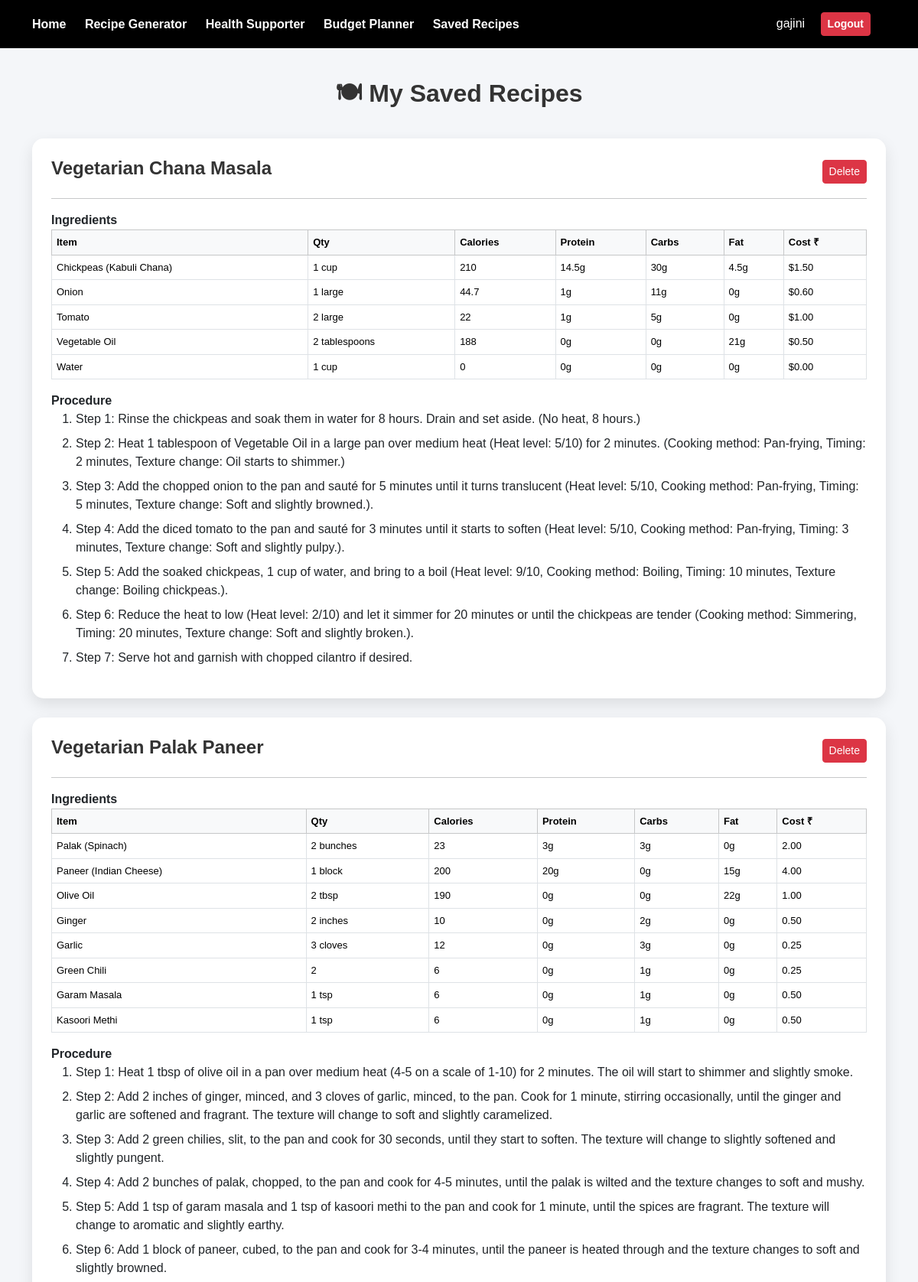
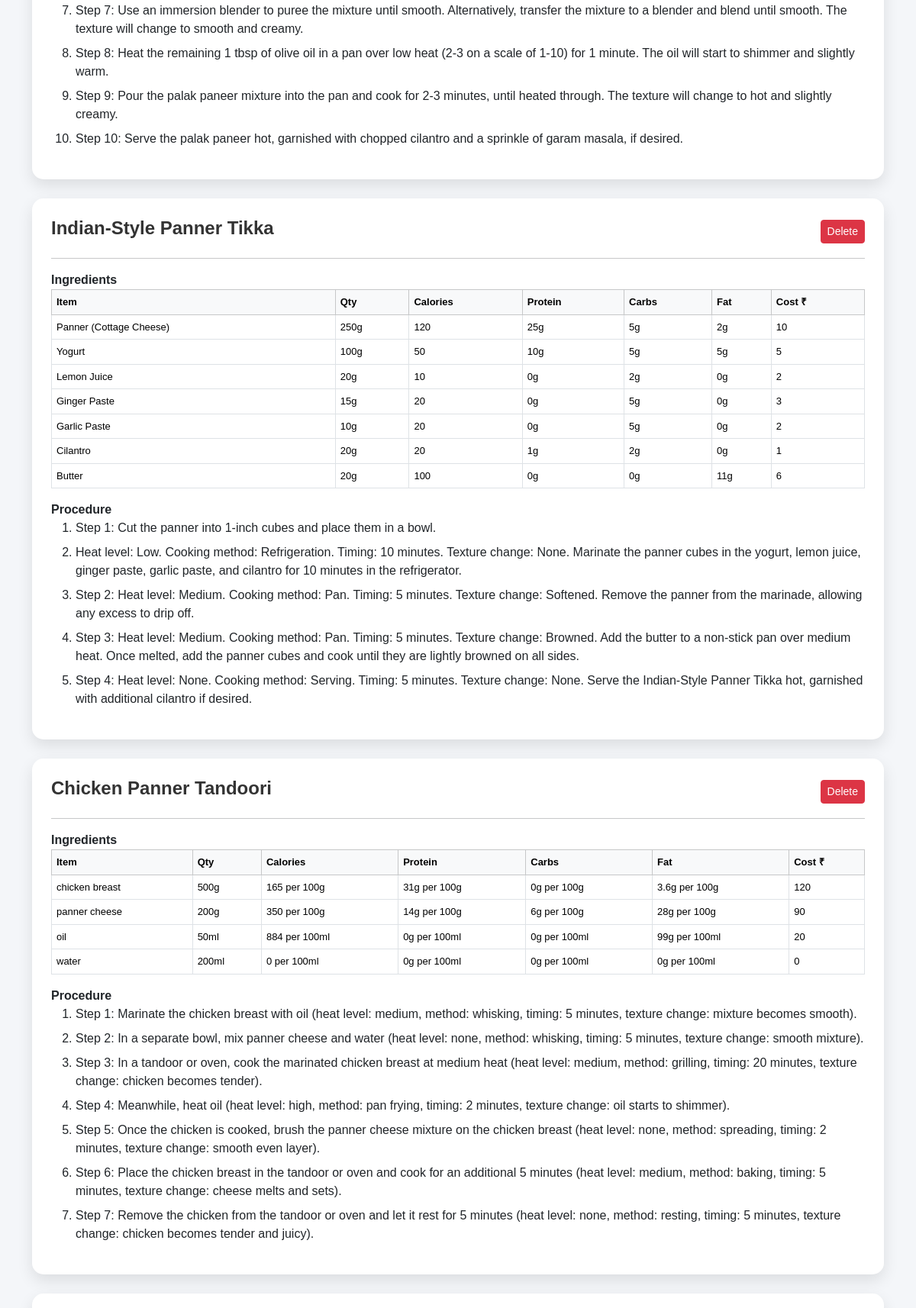
Screenshot of /recipes/my_recipes/ (signed in, upper part) with the database file from the repository (2 pictures, top to bottom).
### recipes/models.py (models this page shows, shortened)
class Recipe(models.Model):
    user = models.ForeignKey(User, on_delete=models.CASCADE)
    title = models.CharField(max_length=200)
    ingredients = models.TextField()
    generated_recipe = models.TextField()
    created_at = models.DateTimeField(auto_now_add=True)

### recipes/views.py (the view)
# urls.py: path("my_recipes/", views.my_recipes, name="saved_recipes"),
@login_required
def my_recipes(request):
    recipes = Recipe.objects.filter(
        user=request.user
    ).order_by("-created_at")
    for r in recipes:
        try:
            r.parsed_recipe = json.loads(r.generated_recipe)
        except:
            r.parsed_recipe = None
    return render(request, "recipes/my_recipes.html", {
        "recipes": recipes
    })

### recipes/templates/recipes/my_recipes.html (shortened to what this page needs)
<!DOCTYPE html>
<html>
<head>
    <link href="https://cdn.jsdelivr.net/npm/bootstrap@5.3.2/dist/css/bootstrap.min.css" rel="stylesheet">
</head>
<body>
<nav class="navbar p-3">
    <div class="container d-flex justify-content-between">
        <div>
            <a href="{% url 'home' %}">Home</a>
            <a href="{% url 'recipe_generator' %}">Recipe Generator</a>
            <a href="{% url 'health_supporter' %}">Health Supporter</a>
            <a href="{% url 'shopping_list' %}">Budget Planner</a>
            <a href="{% url 'saved_recipes' %}">Saved Recipes</a>
        </div>
        <div>
            <span class="text-white me-3">
                {{ user.username }}
            </span>
            <a class="btn btn-danger btn-sm"
               href="{% url 'logout' %}">
               Logout
            </a>
        </div>
    </div>
</nav>
<div class="container">
    <h2 class="page-title">🍽 My Saved Recipes</h2>
    {% for recipe in recipes %}
        <div class="recipe-card">
            <div class="recipe-header">
                <h4 class="recipe-title">{{ recipe.title }}</h4>
                <a href="{% url 'delete_recipe' recipe.id %}"
                   class="btn btn-danger btn-sm delete-btn"
                   onclick="return confirm('Are you sure you want to delete this recipe?');">
                   Delete
                </a>
            </div>
            <hr>
            {% if recipe.parsed_recipe %}
                <div class="section-title">Ingredients</div>
                <table class="table table-bordered table-sm small-table">
                    <thead class="table-light">
                        <tr>
                            <th>Item</th>
                            <th>Qty</th>
                            <th>Calories</th>
                            <th>Protein</th>
                            <th>Carbs</th>
                            <th>Fat</th>
                            <th>Cost ₹</th>
                        </tr>
                    </thead>
                    <tbody>
                        {% for item in recipe.parsed_recipe.ingredients %}
                        <tr>
                            <td>{{ item.item }}</td>
                            <td>{{ item.quantity }}</td>
                            <td>{{ item.calories }}</td>
                            <td>{{ item.protein }}</td>
                            <td>{{ item.carbs }}</td>
                            <td>{{ item.fat }}</td>
                            <td>{{ item.cost }}</td>
                        </tr>
                        {% endfor %}
                    </tbody>
                </table>
                <div class="section-title">Procedure</div>
                <ol>
                    {% for step in recipe.parsed_recipe.steps %}
                        <li style="margin-bottom:8px;">{{ step }}</li>
                    {% endfor %}
                </ol>
            {% else %}
                <p class="text-muted">Recipe data not available.</p>
            {% endif %}
        </div>
    {% empty %}
        <p class="no-recipes">No recipes saved yet.</p>
    {% endfor %}
</div>
</body>
</html>

### recipes/templates/recipes/my_recipes.html (style rules this page uses)
body { margin: 0; font-family: 'Poppins', sans-serif; background: #f4f6f9; }
.navbar { background: #000; }
.navbar a { color: white !important; margin-right: 20px; font-weight: 600; text-decoration: none; }
.page-title { text-align: center; margin: 40px 0; font-weight: 700; color: #333; }
.recipe-card { background: white; border-radius: 15px; padding: 25px; margin-bottom: 25px; box-shadow: 0 8px 20px rgba(0,0,0,0.1); transition: 0.3s; }
.recipe-header { display: flex; justify-content: space-between; align-items: center; }
.recipe-title { color: #333; font-weight: 700; }
.delete-btn { font-size: 14px; }
.section-title { font-weight: 600; margin-top: 15px; }
.small-table th, .small-table td { font-size: 13px; padding: 6px; }

### rows the page displays
Recipe: title "Vegetarian Chana Masala", item "Chickpeas (Kabuli Chana)" "Onion" "Tomato" "Vegetable Oil" "Water", quantity "1 cup" "1 large" "2 large" "2 tablespoons" "1 cup", calories "210" "44.7" "22" "188" "0", protein "14.5g" "1g" "1g" "0g" "0g", carbs "30g" "11g" "5g" "0g" "0g", fat "4.5g" "0g" "0g" "21g" "0g", cost "$1.50" "$0.60" "$1.00" "$0.50" "$0.00", steps "Step 1: Rinse the chickpeas and soak them in water for 8 hours. Drain and set aside. (No heat, 8 hours.)" "Step 2: Heat 1 tablespoon of Vegetable Oil in a large pan over medium heat (Heat level: 5/10) for 2 minutes. (Cooking method: Pan-frying, Timing: 2 minutes, Texture change: Oil starts to shimmer.)" "Step 3: Add the chopped onion to the pan and sauté for 5 minutes until it turns translucent (Heat level: 5/10, Cooking method: Pan-frying, Timing: 5 minutes, Texture change: Soft and slightly browned.)." "Step 4: Add the diced tomato to the pan and sauté for 3 minutes until it starts to soften (Heat level: 5/10, Cooking method: Pan-frying, Timing: 3 minutes, Texture change: Soft and slightly pulpy.)." "Step 5: Add the soaked chickpeas, 1 cup of water, and bring to a boil (Heat level: 9/10, Cooking method: Boiling, Timing: 10 minutes, Texture change: Boiling chickpeas.)." "Step 6: Reduce the heat to low (Heat level: 2/10) and let it simmer for 20 minutes or until the chickpeas are tender (Cooking method: Simmering, Timing: 20 minutes, Texture change: Soft and slightly broken.)." "Step 7: Serve hot and garnish with chopped cilantro if desired."
Recipe: title "Vegetarian Palak Paneer", item "Palak (Spinach)" "Paneer (Indian Cheese)" "Olive Oil" "Ginger" "Garlic" "Green Chili" "Garam Masala" "Kasoori Methi", quantity "2 bunches" "1 block" "2 tbsp" "2 inches" "3 cloves" "2" "1 tsp" "1 tsp", calories "23" "200" "190" "10" "12" "6" "6" "6", protein "3g" "20g" "0g" "0g" "0g" "0g" "0g" "0g", carbs "3g" "0g" "0g" "2g" "3g" "1g" "1g" "1g", fat "0g" "15g" "22g" "0g" "0g" "0g" "0g" "0g", cost "2.00" "4.00" "1.00" "0.50" "0.25" "0.25" "0.50" "0.50", steps "Step 1: Heat 1 tbsp of olive oil in a pan over medium heat (4-5 on a scale of 1-10) for 2 minutes. The oil will start to shimmer and slightly smoke." "Step 2: Add 2 inches of ginger, minced, and 3 cloves of garlic, minced, to the pan. Cook for 1 minute, stirring occasionally, until the ginger and garlic are softened and fragrant. The texture will change to soft and slightly caramelized." "Step 3: Add 2 green chilies, slit, to the pan and cook for 30 seconds, until they start to soften. The texture will change to slightly softened and slightly pungent." "Step 4: Add 2 bunches of palak, chopped, to the pan and cook for 4-5 minutes, until the palak is wilted and the texture changes to soft and mushy." "Step 5: Add 1 tsp of garam masala and 1 tsp of kasoori methi to the pan and cook for 1 minute, until the spices are fragrant. The texture will change to aromatic and slightly earthy." "Step 6: Add 1 block of paneer, cubed, to the pan and cook for 3-4 minutes, until the paneer is heated through and the texture changes to soft and slightly browned." "Step 7: Use an immersion blender to puree the mixture until smooth. Alternatively, transfer the mixture to a blender and blend until smooth. The texture will change to smooth and creamy." "Step 8: Heat the remaining 1 tbsp of olive oil in a pan over low heat (2-3 on a scale of 1-10) for 1 minute. The oil will start to shimmer and slightly warm." "Step 9: Pour the palak paneer mixture into the pan and cook for 2-3 minutes, until heated through. The texture will change to hot and slightly creamy." "Step 10: Serve the palak paneer hot, garnished with chopped cilantro and a sprinkle of garam masala, if desired."
Recipe: title "Indian-Style Panner Tikka", item "Panner (Cottage Cheese)" "Yogurt" "Lemon Juice" "Ginger Paste" "Garlic Paste" "Cilantro" "Butter", quantity "250g" "100g" "20g" "15g" "10g" "20g" "20g", calories "120" "50" "10" "20" "20" "20" "100", protein "25g" "10g" "0g" "0g" "0g" "1g" "0g", carbs "5g" "5g" "2g" "5g" "5g" "2g" "0g", fat "2g" "5g" "0g" "0g" "0g" "0g" "11g", cost "10" "5" "2" "3" "2" "1" "6", steps "Step 1: Cut the panner into 1-inch cubes and place them in a bowl." "Heat level: Low. Cooking method: Refrigeration. Timing: 10 minutes. Texture change: None. Marinate the panner cubes in the yogurt, lemon juice, ginger paste, garlic paste, and cilantro for 10 minutes in the refrigerator." "Step 2: Heat level: Medium. Cooking method: Pan. Timing: 5 minutes. Texture change: Softened. Remove the panner from the marinade, allowing any excess to drip off." "Step 3: Heat level: Medium. Cooking method: Pan. Timing: 5 minutes. Texture change: Browned. Add the butter to a non-stick pan over medium heat. Once melted, add the panner cubes and cook until they are lightly browned on all sides." "Step 4: Heat level: None. Cooking method: Serving. Timing: 5 minutes. Texture change: None. Serve the Indian-Style Panner Tikka hot, garnished with additional cilantro if desired."
Recipe: title "Chicken Panner Tandoori", item "chicken breast" "panner cheese" "oil" "water", quantity "500g" "200g" "50ml" "200ml", calories "165 per 100g" "350 per 100g" "884 per 100ml" "0 per 100ml", protein "31g per 100g" "14g per 100g" "0g per 100ml" "0g per 100ml", carbs "0g per 100g" "6g per 100g" "0g per 100ml" "0g per 100ml", fat "3.6g per 100g" "28g per 100g" "99g per 100ml" "0g per 100ml", cost "120" "90" "20" "0", steps "Step 1: Marinate the chicken breast with oil (heat level: medium, method: whisking, timing: 5 minutes, texture change: mixture becomes smooth)." "Step 2: In a separate bowl, mix panner cheese and water (heat level: none, method: whisking, timing: 5 minutes, texture change: smooth mixture)." "Step 3: In a tandoor or oven, cook the marinated chicken breast at medium heat (heat level: medium, method: grilling, timing: 20 minutes, texture change: chicken becomes tender)." "Step 4: Meanwhile, heat oil (heat level: high, method: pan frying, timing: 2 minutes, texture change: oil starts to shimmer)." "Step 5: Once the chicken is cooked, brush the panner cheese mixture on the chicken breast (heat level: none, method: spreading, timing: 2 minutes, texture change: smooth even layer)." "Step 6: Place the chicken breast in the tandoor or oven and cook for an additional 5 minutes (heat level: medium, method: baking, timing: 5 minutes, texture change: cheese melts and sets)." "Step 7: Remove the chicken from the tandoor or oven and let it rest for 5 minutes (heat level: none, method: resting, timing: 5 minutes, texture change: chicken becomes tender and juicy)."

### other values shown
{{ user.username }} "gajini"
